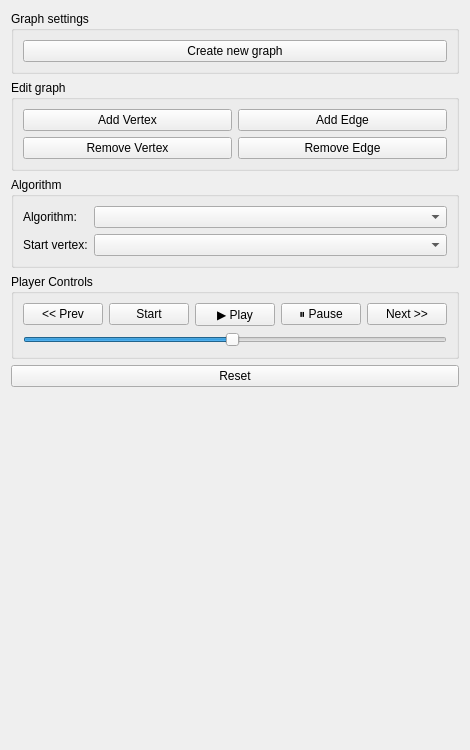
<?xml version="1.0" encoding="UTF-8"?>
<ui version="4.0">
    <class>ControlPanel</class>
    <widget class="QWidget" name="ControlPanel">
        <property name="geometry">
            <rect>
                <x>0</x>
                <y>0</y>
                <width>300</width>
                <height>750</height>
            </rect>
        </property>
        <property name="windowTitle">
            <string>Control Panel</string>
        </property>
        <layout class="QVBoxLayout" name="verticalLayout">
            <item>
                <widget class="QGroupBox" name="setupBox">
                    <property name="title">
                        <string>Graph settings</string>
                    </property>
                    <layout class="QVBoxLayout" name="verticalLayout_2">
                        <item>
                            <widget class="QPushButton" name="setupGraphButton">
                                <property name="text">
                                    <string>Create new graph</string>
                                </property>
                            </widget>
                        </item>
                    </layout>
                </widget>
            </item>
            <item>
                <widget class="QGroupBox" name="graphEditBox">
                    <property name="title">
                        <string>Edit graph</string>
                    </property>
                    <layout class="QGridLayout" name="gridLayout">
                        <item row="0" column="0">
                            <widget class="QPushButton" name="addVertexButton">
                                <property name="text">
                                    <string>Add Vertex</string>
                                </property>
                            </widget>
                        </item>
                        <item row="0" column="1">
                            <widget class="QPushButton" name="addEdgeButton">
                                <property name="text">
                                    <string>Add Edge</string>
                                </property>
                            </widget>
                        </item>
                        <item row="1" column="0">
                            <widget class="QPushButton" name="removeVertexButton">
                                <property name="text">
                                    <string>Remove Vertex</string>
                                </property>
                            </widget>
                        </item>
                        <item row="1" column="1">
                            <widget class="QPushButton" name="removeEdgeButton">
                                <property name="text">
                                    <string>Remove Edge</string>
                                </property>
                            </widget>
                        </item>
                    </layout>
                </widget>
            </item>
            <item>
                <widget class="QGroupBox" name="algorithmBox">
                    <property name="title">
                        <string>Algorithm</string>
                    </property>
                    <layout class="QFormLayout" name="formLayout">
                        <item row="0" column="0">
                            <widget class="QLabel" name="labelAlgorithm">
                                <property name="text">
                                    <string>Algorithm:</string>
                                </property>
                            </widget>
                        </item>
                        <item row="0" column="1">
                            <widget class="QComboBox" name="algorithmComboBox"/>
                        </item>
                        <item row="1" column="0">
                            <widget class="QLabel" name="labelStartVertex">
                                <property name="text">
                                    <string>Start vertex:</string>
                                </property>
                            </widget>
                        </item>
                        <item row="1" column="1">
                            <widget class="QComboBox" name="startVertexComboBox"/>
                        </item>
                    </layout>
                </widget>
            </item>
            <item>
                <widget class="QGroupBox" name="playerBox">
                    <property name="title">
                        <string>Player Controls</string>
                    </property>
                    <layout class="QGridLayout" name="playerLayout">

                        <item row="0" column="0">
                            <widget class="QPushButton" name="prevButton">
                                <property name="text">
                                    <string>&lt;&lt; Prev</string>
                                </property>
                            </widget>
                        </item>
                        <item row="0" column="1">
                            <widget class="QPushButton" name="startButton">
                                <property name="text">
                                    <string>Start</string>
                                </property>
                            </widget>
                        </item>
                        <item row="0" column="2">
                            <widget class="QPushButton" name="playButton">
                                <property name="text">
                                    <string>▶ Play</string>
                                </property>
                            </widget>
                        </item>
                        <item row="0" column="3">
                            <widget class="QPushButton" name="pauseButton">
                                <property name="text">
                                    <string>⏸ Pause</string>
                                </property>
                            </widget>
                        </item>
                        <item row="0" column="4">
                            <widget class="QPushButton" name="nextButton">
                                <property name="text">
                                    <string>Next &gt;&gt;</string>
                                </property>
                            </widget>
                        </item>
                        <item row="1" column="0" colspan="5">
                            <widget class="QSlider" name="speedSlider">
                                <property name="orientation">
                                    <enum>Qt::Horizontal</enum>
                                </property>
                                <property name="minimum">
                                    <number>1</number>
                                </property>
                                <property name="maximum">
                                    <number>100</number>
                                </property>
                                <property name="value">
                                    <number>50</number>
                                </property>
                                <property name="toolTip">
                                    <string>Adjust playback speed</string>
                                </property>
                            </widget>
                        </item>
                    </layout>
                </widget>
            </item>
            <item>
                <widget class="QPushButton" name="resetButton">
                    <property name="text">
                        <string>Reset</string>
                    </property>
                </widget>
            </item>
            <item>
                <spacer name="verticalSpacer">
                    <property name="orientation">
                        <enum>Qt::Vertical</enum>
                    </property>
                    <property name="sizeHint" stdset="0">
                        <size>
                            <width>20</width>
                            <height>40</height>
                        </size>
                    </property>
                </spacer>
            </item>
        </layout>
    </widget>
    <resources/>
    <connections/>
</ui>
